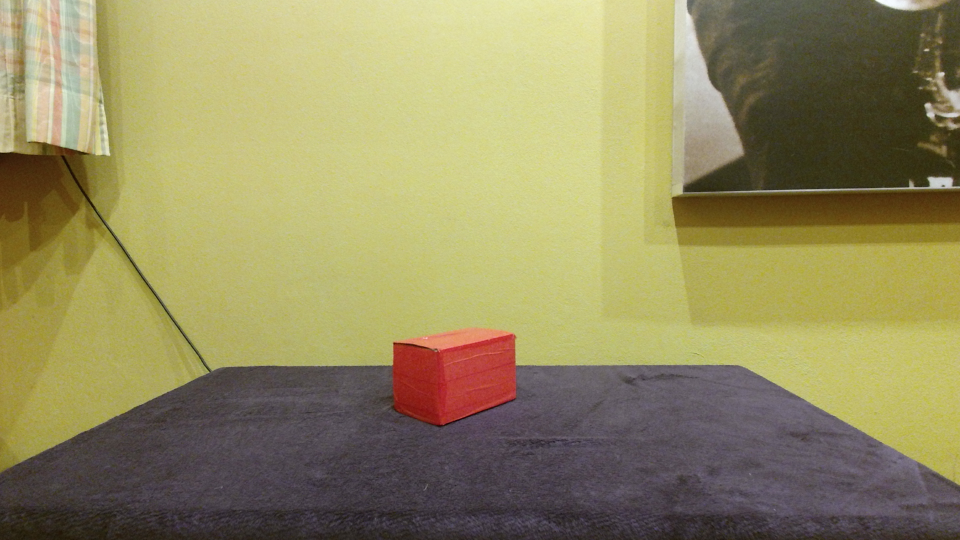
#> input picture VFH_ROS/pictures/testing_color2.png, 960 x 540 px, found by its file name
$ python depthconvertor.py
#> lines starting #> are read from the running program, lines starting #| are printed output that depends on the picture
#                                                                           Zbytocny

import open3d as o3d
import numpy as np
import matplotlib.pyplot as plt
import cv2

if __name__ == '__main__':
    #device = o3d.core.Device('CPU:0')
    #tum_data = o3d.data.SampleTUMRGBDImage()

    depth = cv2.imread("/home/erik/catkin_ws/src/VFH/VFH_ROS/pictures/testing_color2.png", 0)
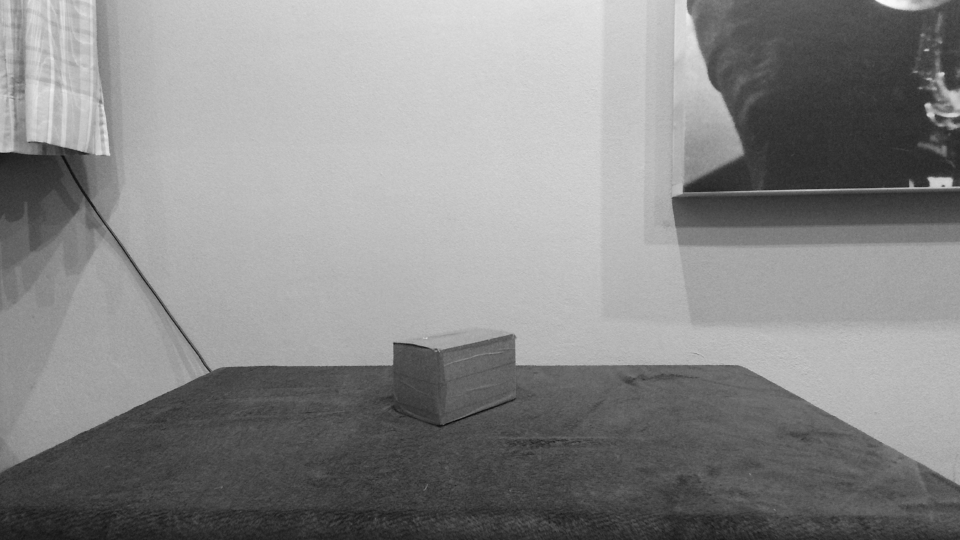
#> depth: shape (540, 960); min 11, max 253, mean 137.2
    color = cv2.imread("/home/erik/catkin_ws/src/VFH/VFH_ROS/pictures/testing_color2.png", 1)  # Assuming color image, change to 0 if grayscale
#> color is the input picture: shape (540, 960, 3); mean B, G, R 96, 140.4, 148.3

    depth16 = depth.astype("uint16")
    color16 = color.astype("uint16")

    intrinsic = o3d.core.Tensor([[535.4, 0, 320.1], [0, 539.2, 247.6],
                                 [0, 0, 1]])

    # Use o3d.t.geometry.Image for color and depth
    color_image = o3d.t.geometry.Image(color16)
    depth_image = o3d.t.geometry.Image(depth16)

    rgbd = o3d.t.geometry.RGBDImage(color_image, depth_image)

    pcd = o3d.t.geometry.PointCloud.create_from_rgbd_image(rgbd,
                                                           intrinsic,
                                                           depth_scale=7000.0,
                                                           depth_max=10.0)

    #o3d.visualization.draw([pcd])

    rgbd_reproj = pcd.project_to_rgbd_image(1000,
                                            1000,
                                            intrinsic,
                                            depth_scale=7000.0,
                                            depth_max=10.0)

    fig, axs = plt.subplots(1, 2)
#> (the run stopped early here; a loop or call above may not have finished)
